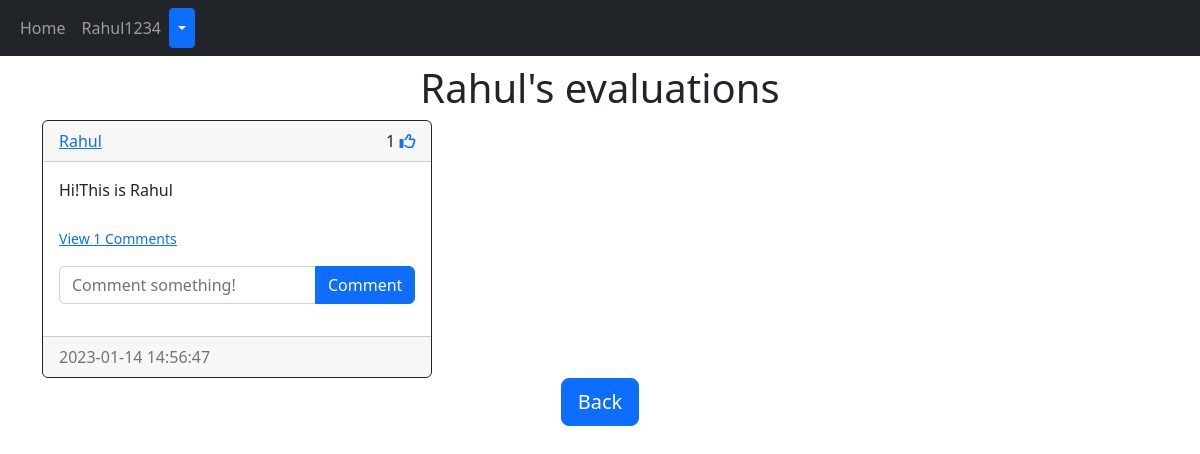
Screenshot of /posts/Rahul (signed in) with the database file from the repository.
### application/models.py (models this page shows)
class User(db.Model, UserMixin):
    id = db.Column(db.Integer,primary_key=True)
    email = db.Column(db.String(150),unique=True)
    username = db.Column(db.String(150),unique=True)
    password = db.Column(db.String(150))
    date_created = db.Column(db.DateTime(timezone=True),default=func.now())
    posts =  db.relationship("Post", backref="user",cascade="all, delete")
    comments =  db.relationship("Comment", backref="user",cascade="all, delete")
    likes =  db.relationship("Like", backref="user",cascade="all, delete")
    followers = db.relationship("Follower", foreign_keys=[Follower.user_id], backref="followed_user", lazy="dynamic")
    following = db.relationship("Follower", foreign_keys=[Follower.follower_id], backref="follower", lazy="dynamic")

class Post(db.Model):
    id = db.Column(db.Integer,primary_key=True)
    text =db.Column(db.Text,nullable=False)
    date_created = db.Column(db.DateTime(timezone=True),default=func.now())
    author = db.Column(db.Integer,db.ForeignKey('user.id'),nullable = False)
    comments =  db.relationship("Comment", backref="post",cascade="all, delete")
    likes =  db.relationship("Like", backref="post",cascade="all, delete")

### application/views.py (the view)
@views.route("/posts/<username>")
@login_required
def post(username):
    user = User.query.filter_by(username=username).first()
    if not user:
        flash("No with that username exist", category="error")
        redirect(url_for('views.home'))
    posts = user.posts
    user_id = user.id
    following = Follower.query.filter_by(
        user_id=user.id, follower_id=current_user.id).first()
    return render_template("posts.html", user=current_user, posts=posts, username=username, User=User, following=following, user_id=user_id)

### app.py (called while the page is built)
def create_app():
    app = Flask(__name__)
    app.config['SECRET_KEY'] = "perfetchworld"
    app.config['SQLALCHEMY_DATABASE_URI'] = "sqlite:///database.db"
    app.config['SQLALCHEMY_TRACK_MODIFICATIONS'] = False
    db.init_app(app)
    app.app_context().push()
    app.register_blueprint(views,url_prefix="/")
    app.register_blueprint(authentication,url_prefix="/")
    create_database(app)
    login_manager = LoginManager()
    login_manager.login_view = "authentication.log_in"
    login_manager.init_app(app)
    @login_manager.user_loader
    def load_user(id):
        return User.query.get(int(id))
    return app

### templates/posts.html (shortened to what this page needs)
{% extends "posts_div.html" %}
{% block header %}
<h1 align="center">{{ username }}'s evaluations</h1>
<div style="
display: flex;
justify-content: space-betw
{% if username != current_user.username %}
{% endif %}
</div>
{% endblock %}
{% block footer %}
<div align="center">
    <a href="\home"><button type="button" class="btn btn-primary btn-lg">Back</button></a>
</div>
{% endblock %}

### templates/posts_div.html (shortened to what this page needs)
{% extends "nav.html" %} {% block title %}Hotel comments analysis{% endblock %} {% block content
%}
<h1 align="center">{% block header %}Hotel comments analysis{% endblock %}</h1>
<div id="posts">
  {% for post in posts %}
  <div class="card border-dark">
    <div class="card-header d-flex justify-content-between align-items-center">
      <a href="/posts/{{post.user.username}}">{{post.user.username}}</a>
      <div>
        {{post.likes|length}}
        <a href="/like-post/{{post.id}}"><i class="fa-regular fa-thumbs-up"></i></a>
      </div>
    </div>
    <div class="card-body">
      <div class="card-text">{{post.text}}</div>
      <br />
      <p class="card-text">
        {% if post.comments|length > 0 %}
        <a data-bs-toggle="collapse" href="#comments-{{post.id}}" role="button">
          <small>View {{post.comments|length}} Comments</small>
        </a>
        {% else %}
        <small class="text-muted">No Comments</small>
        {% endif %}
      </p>
      <form class="input-group mb-3" method="POST" action="/create-comment/{{post.id}}">
        <input type="text" id="text" name="text" class="form-control" placeholder="Comment something!" />
        <button type="submit" class="btn btn-primary">Comment</button>
      </form>
    </div>
    <div class="card-footer text-muted">{{post.date_created}}</div>
  </div>
  <br />{% endfor %}
</div>
{% block footer %}{% endblock %} {% endblock %}

### templates/nav.html (shortened to what this page needs)
<!DOCTYPE html>
<html lang="en">
<head>
  <link href="https://cdn.jsdelivr.net/npm/bootstrap@5.2.3/dist/css/bootstrap.min.css" rel="stylesheet"
>
</head>
<body>
  <nav class="navbar navbar-expand-lg navbar-dark bg-dark">
    <div class="container-fluid">
      <div class="collapse navbar-collapse" id="navbar">
        <div class="navbar-nav">
          <a class="nav-item nav-link" href="/home">Home</a>
          {% if user.is_authenticated %}
          <a class="nav-item nav-link">{{user.username}}</a>
          <div class="btn-group">
            <button type="button" class="btn btn-sm btn-primary dropdown-toggle" data-bs-toggle="dropdown"></button>
          </div>
          {% else %}
          <a class="nav-item nav-link" href="/login">Login</a>
          <a class="nav-item nav-link" href="/sign-up">Sign Up</a>
          {% endif %}
        </div>
      </div>
    </div>
  </nav>
  <div class="container">{% block content %}{% endblock %}<div>
</body>
</html>

### rows the page displays
User: username "Rahul1234"
User: username "Rahul"
Post: user.username "Rahul", likes|length "1", text "Hi!This is Rahul", comments|length "1", date_created "2023-01-14 14:56:47"
